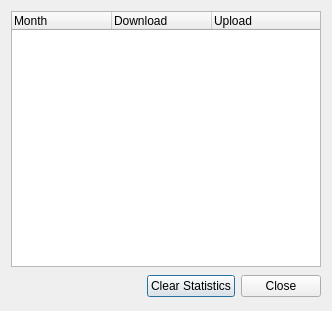
<ui version="4.0" >
 <class>StatsWindow</class>
 <widget class="QDialog" name="StatsWindow" >
  <property name="geometry" >
   <rect>
    <x>0</x>
    <y>0</y>
    <width>332</width>
    <height>311</height>
   </rect>
  </property>
  <property name="windowTitle" >
   <string>Kotaci - Statistics</string>
  </property>
  <property name="windowIcon" >
   <iconset resource="../data/kotaci.qrc" >:/icons/today.png</iconset>
  </property>
  <layout class="QGridLayout" >
   <item row="0" column="0" colspan="3" >
    <widget class="QTreeWidget" name="stats" >
     <property name="rootIsDecorated" >
      <bool>false</bool>
     </property>
     <property name="sortingEnabled" >
      <bool>false</bool>
     </property>
     <property name="animated" >
      <bool>true</bool>
     </property>
     <column>
      <property name="text" >
       <string>Month</string>
      </property>
     </column>
     <column>
      <property name="text" >
       <string>Download</string>
      </property>
     </column>
     <column>
      <property name="text" >
       <string>Upload</string>
      </property>
     </column>
    </widget>
   </item>
   <item row="1" column="0" >
    <spacer>
     <property name="orientation" >
      <enum>Qt::Horizontal</enum>
     </property>
     <property name="sizeHint" >
      <size>
       <width>16</width>
       <height>27</height>
      </size>
     </property>
    </spacer>
   </item>
   <item row="1" column="1" >
    <widget class="QPushButton" name="clearButton" >
     <property name="text" >
      <string>Clear Statistics</string>
     </property>
    </widget>
   </item>
   <item row="1" column="2" >
    <widget class="QPushButton" name="closeButton" >
     <property name="text" >
      <string>Close</string>
     </property>
    </widget>
   </item>
  </layout>
 </widget>
 <resources>
  <include location="../data/kotaci.qrc" />
 </resources>
 <connections>
  <connection>
   <sender>closeButton</sender>
   <signal>clicked()</signal>
   <receiver>StatsWindow</receiver>
   <slot>close()</slot>
   <hints>
    <hint type="sourcelabel" >
     <x>298</x>
     <y>315</y>
    </hint>
    <hint type="destinationlabel" >
     <x>182</x>
     <y>170</y>
    </hint>
   </hints>
  </connection>
  <connection>
   <sender>clearButton</sender>
   <signal>clicked()</signal>
   <receiver>stats</receiver>
   <slot>clear()</slot>
   <hints>
    <hint type="sourcelabel" >
     <x>198</x>
     <y>315</y>
    </hint>
    <hint type="destinationlabel" >
     <x>177</x>
     <y>155</y>
    </hint>
   </hints>
  </connection>
 </connections>
</ui>
